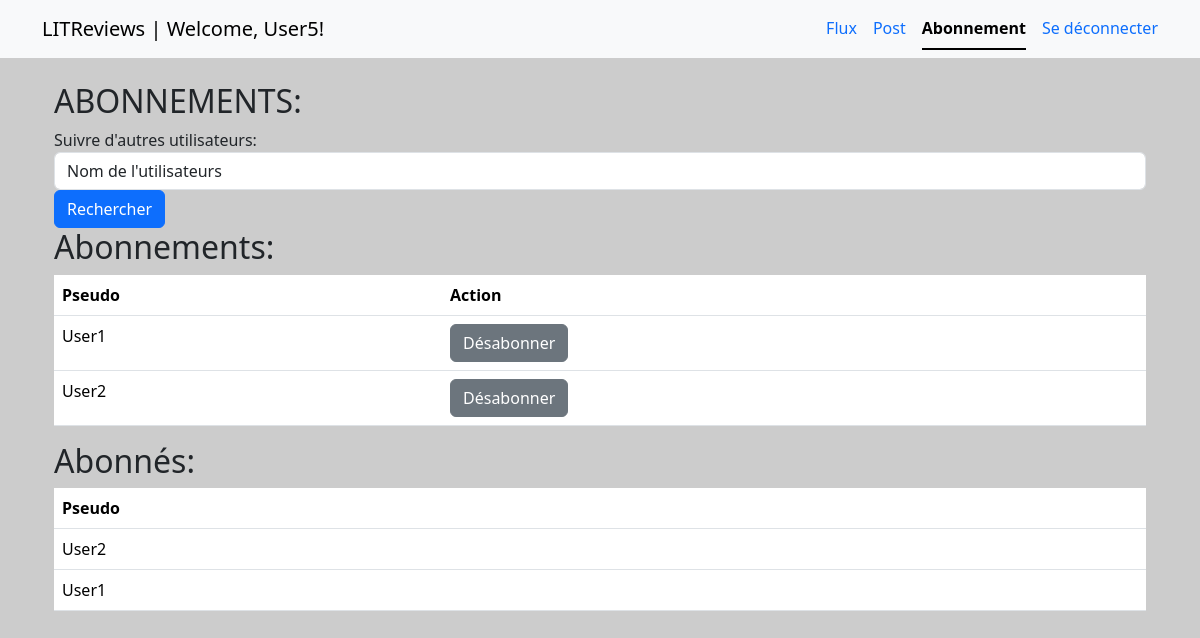
Page /LITReviews/subscription/ (signed in) on the earlier database version.
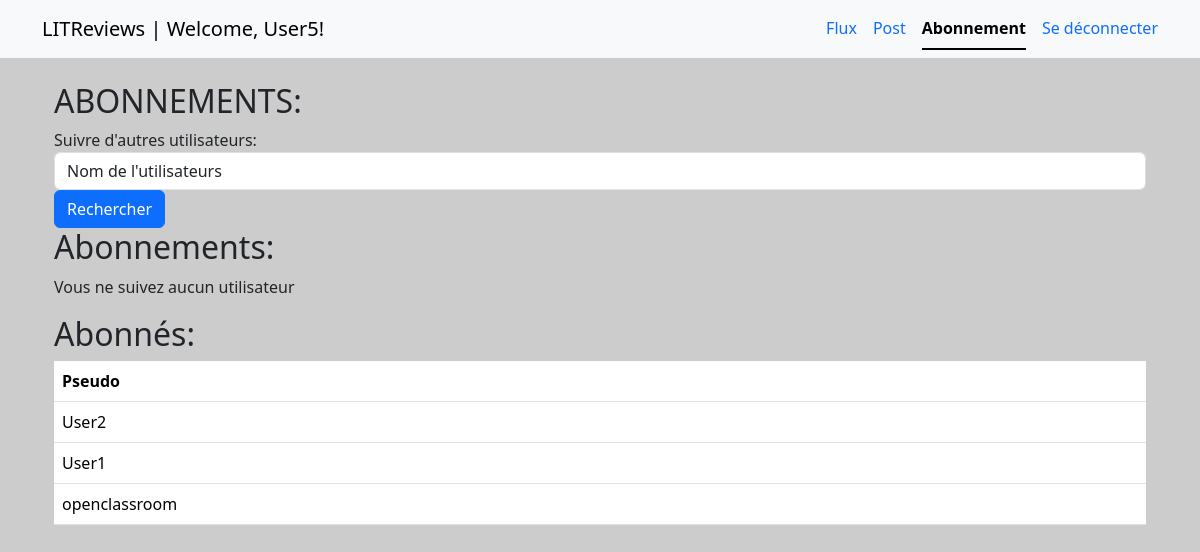
Same page on the later database version.
### LITReviews/models.py (models this page shows, shortened)
class UserFollows(models.Model):
    user = models.ForeignKey(
        to=settings.AUTH_USER_MODEL, on_delete=models.CASCADE, related_name="following"
    )
    followed_user = models.ForeignKey(
        to=settings.AUTH_USER_MODEL, on_delete=models.CASCADE, related_name="followers"
    )
    class Meta:
        unique_together = (
            "user",
            "followed_user",
        )

### accounts/models.py (models this page shows)
class User(AbstractUser):
    pass

### LITReviews/views.py (the view, shortened to what this page needs)
# urls.py: path("LITReviews/subscription/", views.subscription_view, name="subscription"),
@login_required
def subscription_view(request):
    error = False
    error_message = ""
    user = request.user
    followed_users = UserFollows.objects.filter(user=user.id)
    followed_users_id = UserFollows.objects.filter(user=user.id).values(
        "followed_user__id"
    )
    followers = UserFollows.objects.filter(followed_user=user.id)
    users_to_follow = User.objects.exclude(id__in=followed_users_id).exclude(id=user.id)
    search_users = None
    context = {
        "search_users": search_users,
        "followers": followers,
        "followed_users": followed_users,
        "users_to_follow": users_to_follow,
        "error": error,
        "error_message": error_message,
    }
    return render(request, "LITReviews/subscription.html", context)

### LITReviews/templates/LITReviews/subscription.html (shortened to what this page needs)
{% extends 'LITReviews/base.html' %}
{% block content %}
<div class="container">
  <h2>ABONNEMENTS:</h2>
  <form method="POST" action="{% url 'subscription' %}">
    <div class="form-group">
      <label for="searchs">Suivre d'autres utilisateurs:</label>
      <input list="searchs" type="text" class="form-control" id="search" name="searchs" value="Nom de l'utilisateurs"
        required onfocus="this.value = '';" autocomplete="off">
    </div>
    <button type=" submit" class="btn btn-primary">Rechercher</button>
  </form>
  <div class="abonnement">
    <h2>Abonnements:</h2>
    {% if followed_users %}
    <table class="table">
      <thead>
        <tr>
          <th>Pseudo</th>
          <th>Action</th>
        </tr>
      </thead>
      <tbody>
        {% for user in followed_users %}
        <tr>
          <td>{{ user.followed_user.username }}</td>
          <td>
            <form method="POST" action="{% url 'unfollow-user' %}">
              <button type="submit" class="btn btn-secondary">Désabonner</button>
            </form>
          </td>
        </tr>
        {% endfor %}
      </tbody>
    </table>
    {% else %}
    <p>Vous ne suivez aucun utilisateur</p>
    {% endif %}
    <h2>Abonnés:</h2>
    {% if followers %}
    <table class="table">
      <thead>
        <tr>
          <th>Pseudo</th>
        </tr>
      </thead>
      <tbody>
        {% for user in followers %}
        <tr>
          <td>{{ user.user.username }}</td>
        </tr>
        {% endfor %}
      </tbody>
    </table>
    {% else %}
    <p>Vous n'avez pas d'abonnés</p>
    {% endif %}
  </div>
</div>
{% endblock %}

Differences in the rows shown:
removed UserFollows: followed_user.username "User1", shown under "Abonnements:"
removed UserFollows: followed_user.username "User2", shown under "Abonnements:"
added UserFollows: user.username "openclassroom", shown under "Abonnés:"
Other differences:
text no longer shown: "Pseudo Action"
text now shown: "Vous ne suivez aucun utilisateur"
